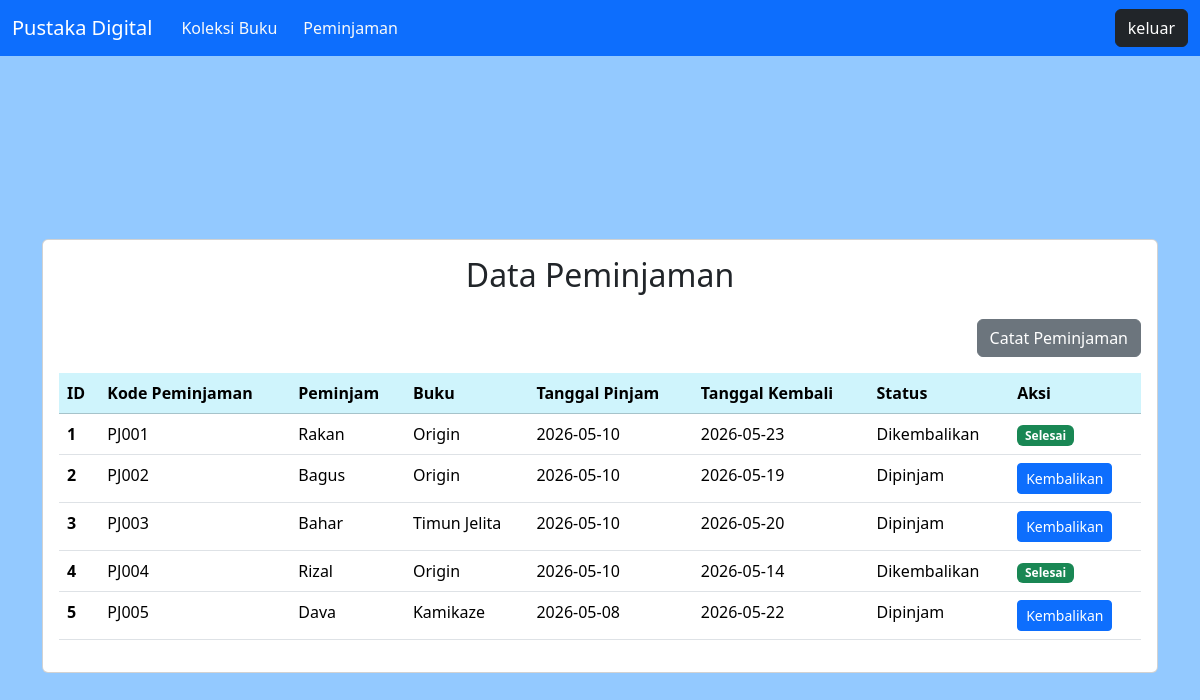
Screenshot of /peminjaman.php (signed in) with the database file from the repository.
### tables this page shows
CREATE TABLE `peminjaman` (
  `id_peminjaman` int(11) NOT NULL,
  `kode_peminjaman` varchar(20) NOT NULL,
  `nama_peminjam` varchar(100) NOT NULL,
  `id_buku` int(11) NOT NULL,
  `tanggal_pinjam` date NOT NULL,
  `tanggal_kembali` date NOT NULL,
  `status` varchar(20) DEFAULT 'Dipinjam'
);

CREATE TABLE `buku` (
  `id_buku` int(11) NOT NULL,
  `kode_buku` varchar(20) NOT NULL,
  `judul_buku` varchar(100) NOT NULL,
  `pengarang` varchar(100) NOT NULL,
  `kategori` varchar(50) NOT NULL,
  `stok` int(11) NOT NULL
);

### peminjaman.php (the view, shortened to what this page needs)
<?php
include 'koneksi.php';
?>
<!doctype html>
<html lang="en">
<head>
    <link href="ambatukam.css" rel="stylesheet">
    <link href="https://cdn.jsdelivr.net/npm/bootstrap@5.3.8/dist/css/bootstrap.min.css" rel="stylesheet"
>
</head>
<body>
    <div>
        <?php include 'navbar.php'; ?>
    </div>
    <div class="container-fluid banner">
        <div class="container mt-4 mb-4">
            <div class="card">
                <div class="card-body">
                    <h2 class="mb-4 text-center">Data Peminjaman</h2>
                    <div class="d-flex justify-content-end">
                        <a href="formPinjam.php" class="btn btn-secondary mb-3">Catat Peminjaman</a>
                    </div>
                    <table class="table">
                        <tr class="table-info">
                            <th>ID</th>
                            <th>Kode Peminjaman</th>
                            <th>Peminjam</th>
                            <th>Buku</th>
                            <th>Tanggal Pinjam</th>
                            <th>Tanggal Kembali</th>
                            <th>Status</th>
                            <th>Aksi</th>
                        </tr>
                        <?php
                        $data = mysqli_query($conn, "SELECT peminjaman.*, buku.judul_buku FROM peminjaman JOIN buku ON peminjaman.id_buku=buku.id_buku;");
                        while ($d = mysqli_fetch_array($data)) { ?>
                            <tr>
                                <td style="font-weight: bold;"><?= $d['id_peminjaman']; ?></td>
                                <td><?= $d['kode_peminjaman']; ?></td>
                                <td><?= $d['nama_peminjam']; ?></td>
                                <td><?= $d['judul_buku']; ?></td>
                                <td><?= $d['tanggal_pinjam']; ?></td>
                                <td><?= $d['tanggal_kembali']; ?></td>
                                <td><?= $d['status']; ?></td>
                                <td>
                                    <?php if ($d['status'] == 'Dipinjam'): ?>
                                        <a href="prosesPinjam.php?kembali=<?= $d['id_peminjaman']; ?>&buku=<?= $d['id_buku']; ?>"
                                            class="btn btn-primary btn-sm"
                                            onclick="return confirm('ente yakin mau ngembaliin buku?')">Kembalikan</a>
                                    <?php else: ?>
                                        <span class="badge bg-success">Selesai</span>
                                    <?php endif; ?>
                                </td>
                            </tr>
                        <?php }
                        ?>
                    </table>
                </div>
            </div>
        </div>
    </div>
</body>
</html>

### navbar.php (shortened to what this page needs)
<!doctype html>
<html lang="en">
<head>
    <link rel="stylesheet" href="ambatukam.css">
    <link href="https://cdn.jsdelivr.net/npm/bootstrap@5.3.8/dist/css/bootstrap.min.css" rel="stylesheet"
>
</head>
<body>
    <nav class="navbar navbar-expand-lg navbar-dark bg-primary">
        <div class="container-fluid">
            <a class="navbar-brand" href="#">Pustaka Digital</a>
            <div class="collapse navbar-collapse" id="navbarNav">
                <a href="koleksi.php" class="btn text-light">Koleksi Buku</a>
                <a href="peminjaman.php" class="btn text-light">Peminjaman</a>
            </div>
            <div>
                <a href="logout.php" class="btn btn-dark">keluar</a>
            </div>
        </div>
    </nav>
</body>
</html>

### ambatukam.css (style rules this page uses)
.banner { background-color: #93c9ff; display: flex; justify-content: center; align-items: center; height: 100vh; }

### rows the page displays
peminjaman: id_peminjaman "1", kode_peminjaman "PJ001", nama_peminjam "Rakan", id_buku.judul_buku "Origin", tanggal_pinjam "2026-05-10", tanggal_kembali "2026-05-23", status "Dikembalikan", shows "Selesai"
peminjaman: id_peminjaman "2", kode_peminjaman "PJ002", nama_peminjam "Bagus", id_buku.judul_buku "Origin", tanggal_pinjam "2026-05-10", tanggal_kembali "2026-05-19", status "Dipinjam"
peminjaman: id_peminjaman "3", kode_peminjaman "PJ003", nama_peminjam "Bahar", id_buku.judul_buku "Timun Jelita", tanggal_pinjam "2026-05-10", tanggal_kembali "2026-05-20", status "Dipinjam"
peminjaman: id_peminjaman "4", kode_peminjaman "PJ004", nama_peminjam "Rizal", id_buku.judul_buku "Origin", tanggal_pinjam "2026-05-10", tanggal_kembali "2026-05-14", status "Dikembalikan", shows "Selesai"
peminjaman: id_peminjaman "5", kode_peminjaman "PJ005", nama_peminjam "Dava", id_buku.judul_buku "Kamikaze", tanggal_pinjam "2026-05-08", tanggal_kembali "2026-05-22", status "Dipinjam"
